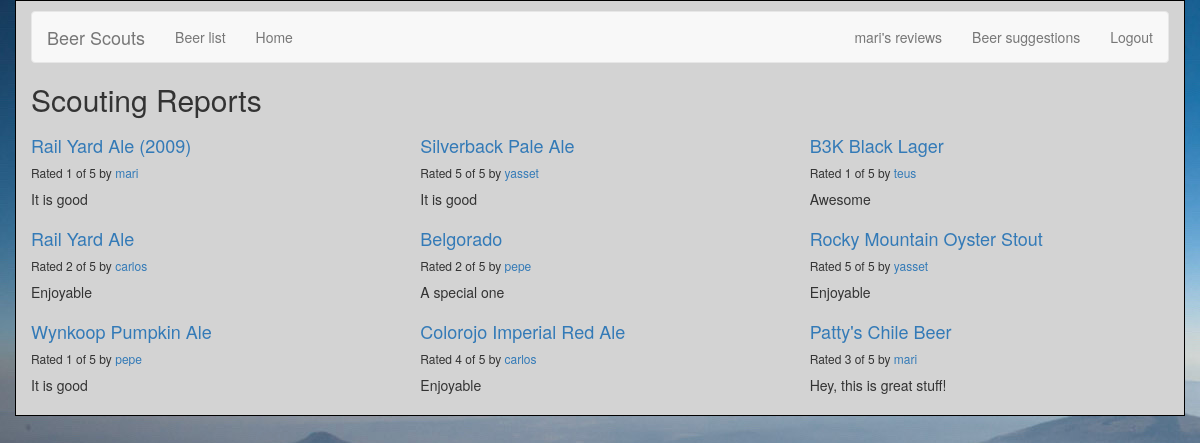
Page /reviews/ (signed in) on the committed database.
### reviews/models.py (models this page shows, shortened)
class Review(models.Model):
    RATING_CHOICES = (
        (1, '1'),
        (2, '2'),
        (3, '3'),
        (4, '4'),
        (5, '5'),
    )
    beer = models.ForeignKey(Beer, on_delete=models.CASCADE,)
    pub_date = models.DateTimeField('date published')
    user_name = models.CharField(max_length=100)
    comment = models.CharField(max_length=200)
    rating = models.IntegerField(choices=RATING_CHOICES)

class Beer(models.Model):
    name = models.CharField(max_length=200)
    abv = models.CharField(max_length=200)
    ibu = models.CharField(max_length=200)
    style = models.CharField(max_length=200)
    ounces = models.CharField(max_length=200)

### reviews/views.py (the view)
def review_list(request):
    latest_review_list = Review.objects.order_by('-pub_date')[:9]
    context = {'latest_review_list':latest_review_list}
    return render(request, 'reviews/review_list.html', context)

### reviews/templates/reviews/review_list.html
{% extends 'base.html' %}
  {% block title %}
  <h2>Scouting Reports</h2>
  {% endblock %}
  {% block content %}
  {% if latest_review_list %}
  <div class="row">
      {% for review in latest_review_list %}
      <div class="col-xs-6 col-lg-4">
          <h4><a href="{% url 'reviews:review_detail' review.id %}">
          {{ review.beer.name }}
          </a></h4>
          <h6>Rated {{ review.rating }} of 5 by <a href="{% url 'reviews:user_review_list' review.user_name %}" >{{ review.user_name }}</a></h6>
          <p>{{ review.comment }}</p>
      </div>
      {% endfor %}
  </div>
  {% else %}
  <p>No reviews are available.</p>
  {% endif %}
  {% endblock %}

### templates/base.html (shortened to what this page needs)
{% load bootstrap3 %}
{%load static%}
<link rel="stylesheet" href="{% static 'reviews/style.css'%}" type="text/css">
{% bootstrap_css %}
{% block bootstrap3_content %}
<div class="container">
    <nav class="navbar navbar-default">
        <div class="navbar-header">
            <a class="navbar-brand" href="{% url 'reviews:review_list' %}">Beer Scouts</a>
        </div>
        <div id="navbar" class="navbar-collapse collapse">
            <ul class="nav navbar-nav">
                <li><a href="{% url 'reviews:beer_list' %}">Beer list</a></li>
                <li><a href="{% url 'reviews:review_list' %}">Home</a></li>
            </ul>
            <ul class="nav navbar-nav navbar-right">
            {% if user.is_authenticated %}
                <li><a href="{% url 'reviews:user_review_list' user.username %}">{{ user.username }}'s reviews</a></li>
                <li><a href="{% url 'reviews:user_recommendation_list' %}">Beer suggestions</a></li>
                <li><a href="{% url 'auth:logout' %}">Logout</a></li>
                {% else %}
                <li><a href="{% url 'auth:login' %}">Login</a></li>
                <li><a href="/accounts/register">Register</a></li>
                {% endif %}
            </ul>
        </div>
    </nav>
    <h1>{% block title %}(no title){% endblock %}</h1>
    {% block content %}(no content){% endblock %}
</div>
{% endblock %}

### reviews/static/reviews/style.css (style rules this page uses)
.container { margin: auto; width: 80%; border: 1px solid black; padding: 10px; background-color: lightgray; box-shadow: gray; }
a { color: black; }
h1 { font-style: oblique; align-items: center; }
h4 { color: black; }

### rows in the picture
Review: beer.name "Rail Yard Ale (2009)", rating "1", user_name "mari", comment "It is good"
Review: beer.name "Silverback Pale Ale", rating "5", user_name "yasset", comment "It is good"
Review: beer.name "B3K Black Lager", rating "1", user_name "teus", comment "Awesome"
Review: beer.name "Rail Yard Ale", rating "2", user_name "carlos", comment "Enjoyable"
Review: beer.name "Belgorado", rating "2", user_name "pepe", comment "A special one"
Review: beer.name "Rocky Mountain Oyster Stout", rating "5", user_name "yasset", comment "Enjoyable"
Review: beer.name "Wynkoop Pumpkin Ale", rating "1", user_name "pepe", comment "It is good"
Review: beer.name "Colorojo Imperial Red Ale", rating "4", user_name "carlos", comment "Enjoyable"
Review: beer.name "Patty's Chile Beer", rating "3", user_name "mari", comment "Hey, this is great stuff!"

### other values in the picture
{{ user.username }} "mari"
